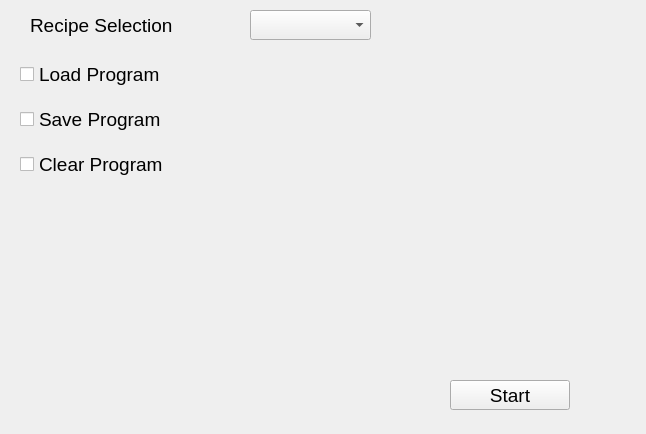
<?xml version="1.0" encoding="UTF-8"?>
<ui version="4.0">
 <class>ProgramManagementForm</class>
 <widget class="QWidget" name="ProgramManagementForm">
  <property name="geometry">
   <rect>
    <x>0</x>
    <y>0</y>
    <width>646</width>
    <height>434</height>
   </rect>
  </property>
  <property name="font">
   <font>
    <pointsize>14</pointsize>
   </font>
  </property>
  <property name="windowTitle">
   <string>Form</string>
  </property>
  <widget class="QWidget" name="verticalLayoutWidget">
   <property name="geometry">
    <rect>
     <x>20</x>
     <y>50</y>
     <width>561</width>
     <height>141</height>
    </rect>
   </property>
   <layout class="QVBoxLayout" name="verticalLayout">
    <item>
     <widget class="QCheckBox" name="checkBoxSavePgm">
      <property name="text">
       <string>Load Program</string>
      </property>
      <property name="autoExclusive">
       <bool>true</bool>
      </property>
     </widget>
    </item>
    <item>
     <widget class="QCheckBox" name="checkBoxLoadPgm">
      <property name="text">
       <string>Save Program</string>
      </property>
      <property name="autoExclusive">
       <bool>true</bool>
      </property>
     </widget>
    </item>
    <item>
     <widget class="QCheckBox" name="checkBoxClearPgm">
      <property name="text">
       <string>Clear Program</string>
      </property>
      <property name="autoExclusive">
       <bool>true</bool>
      </property>
     </widget>
    </item>
   </layout>
  </widget>
  <widget class="QComboBox" name="comboBox">
   <property name="geometry">
    <rect>
     <x>250</x>
     <y>10</y>
     <width>121</width>
     <height>30</height>
    </rect>
   </property>
  </widget>
  <widget class="QLabel" name="label">
   <property name="geometry">
    <rect>
     <x>30</x>
     <y>10</y>
     <width>161</width>
     <height>30</height>
    </rect>
   </property>
   <property name="text">
    <string>Recipe Selection</string>
   </property>
  </widget>
  <widget class="QPushButton" name="btnStart">
   <property name="geometry">
    <rect>
     <x>450</x>
     <y>380</y>
     <width>120</width>
     <height>30</height>
    </rect>
   </property>
   <property name="text">
    <string>Start</string>
   </property>
  </widget>
 </widget>
 <resources/>
 <connections/>
</ui>
